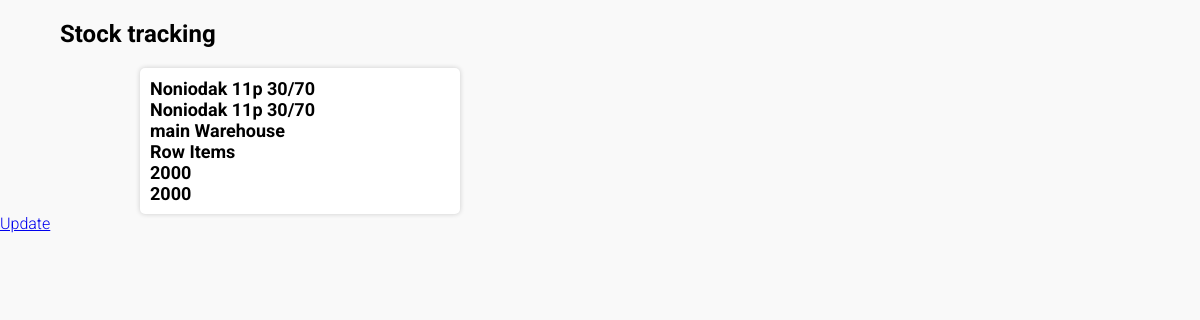
/item-details/5, run on an earlier commit of the app's database.
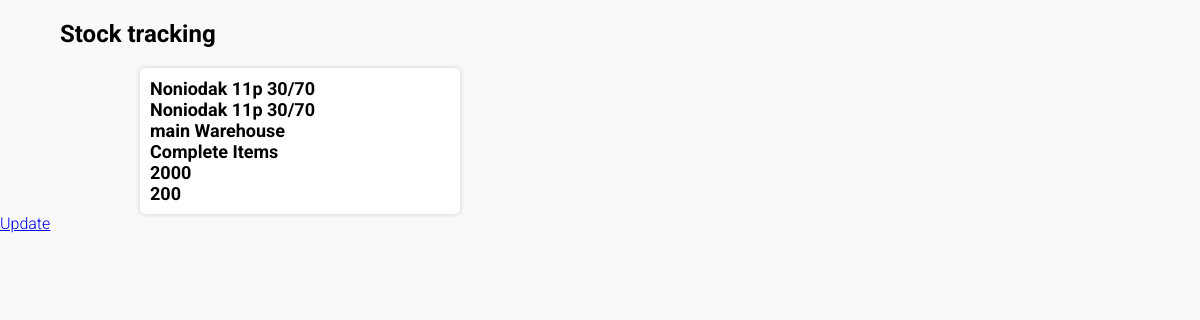
And on a later commit of the database.
### main/models.py (models this page shows, shortened)
class Item(models.Model):
    itemName = models.CharField(max_length=50)
    itemDescription = models.TextField()
    store = models.ForeignKey(Store, on_delete=models.CASCADE)
    group = models.ForeignKey(Group, on_delete=models.CASCADE)
    count = models.PositiveIntegerField(default=0)
    actualCount = models.PositiveIntegerField(default=0)
    class Meta:
        verbose_name = "Item"
        verbose_name_plural = "Items"

class Group(models.Model):
    groupName = models.CharField(max_length=50)
    class Meta:
        verbose_name = "Group"
        verbose_name_plural = "Groups"
    def __str__(self):
        return self.groupName

class Store(models.Model):
    storeName = models.CharField(max_length=50)
    class Meta:
        verbose_name = "Store"
        verbose_name_plural = "Stores"
    def __str__(self):
        return self.storeName

### main/views.py (the view)
# urls.py: path('item-details/<int:pk>', ItemDetailView.as_view(), name='getdetails'),
class ItemDetailView(DetailView):
    template_name = 'item_detail.html'
    def get_queryset(self) -> QuerySet[Any]:
        return Item.objects.filter(pk=self.kwargs['pk'])

### main/templates/item_detail.html
{% extends "base.html" %}
{% load static %}
{% block container %}
<link rel="stylesheet" href="{% static 'styles/style2.css' %}">
<div class="detailscreen">
    <section class="card center ">
        <div>{{item.itemName}}</div>
        <div>{{item.itemDescription}}</div>
        <div>{{item.store}}</div>
        <div>{{item.group}}</div>
        <div>{{item.count}}</div>
        <div>{{item.actualCount}}</div>
    </section>
    <a href="{% url 'updatingform' item.id %}">Update</a>
</div>
{% endblock container %}

What changed in the data, as far as the page shows it:
changed Item "Noniodak 11p 30/70": group "Row Items" → "Complete Items"; actualCount "2000" → "200"
